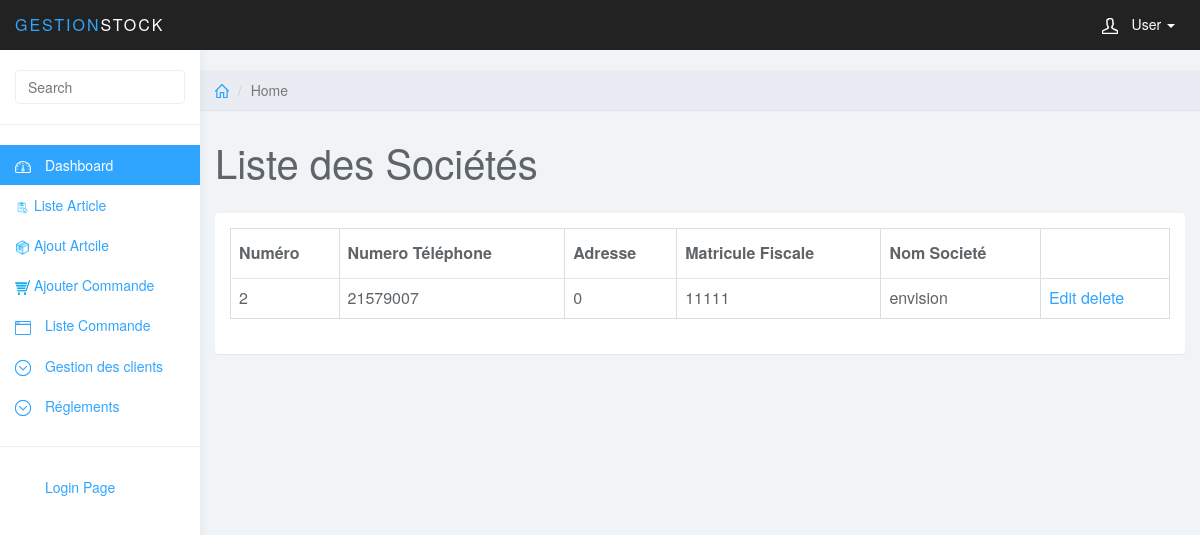
The page /index.controller.php?action=listeSociete&controller=client (signed in) on the database its author committed.
### tables this page shows
CREATE TABLE `client` (
  `id` int(11) NOT NULL,
  `num_tel` varchar(8) NOT NULL,
  `adr_client` int(50) NOT NULL,
  `type_id` char(1) NOT NULL,
  `mat_fiscale` int(10) NOT NULL,
  `mat_client` int(8) NOT NULL,
  `nom_client` varchar(20) NOT NULL,
  `prenom_client` varchar(20) NOT NULL
);

### models/client.class.php (called while the page is built, shortened)
<?php
class Client
{
	public function getAll($cnx)
	{
		$query = 'SELECT * FROM client';
		$tab=$cnx->query($query)->fetchAll(PDO::FETCH_OBJ);
		return $tab;
	}
}
?>

### views/client/clientSociete_liste.php (the view, shortened to what this page needs)
<?php include('include/header.php') ?>
	<div class="col-sm-9 col-sm-offset-3 col-lg-10 col-lg-offset-2 main">
		<div class="row">
			<ol class="breadcrumb">
				<li><a href="index.controller.php?action=dashboard&controller=admin"><svg class="glyph stroked home"><use xlink:href="#stroked-home"></use></svg></a></li>
				<li class="active">Home</li>
			</ol>
		</div>
		<div class="row">
			<div class="col-lg-12">
				<h1 class="page-header">Liste des Sociétés</h1>
			</div>
		</div>
		<div class="row">
			<div class="col-lg-12">
				<div class="panel panel-default">
					<div class="panel-body">
						<table class="table table-bordered"    data-sort-name="name" data-sort-order="desc">
						    <thead>
								 <tr>
								   <th>Numéro</th>
								   <th>Numero Téléphone</th>
								   <th>Adresse</th>
								   <th>Matricule Fiscale</th>
								   <th>Nom Societé</th>
								 </tr>
							</thead>
							<?php foreach ($res as $client) {
							if($client->type_id=="1"){  ?>
							<tr>
							<td><?php echo $client->id; ?></td>
							<td><?php echo $client->num_tel; ?></td>
							<td><?php echo $client->adr_client; ?></td>
							<td><?php echo $client->mat_fiscale; ?></td>
							<td><?php echo $client->nom_client; ?></td>
							<td>
							<a href="index.controller.php?controller=client&action=showEdit&id=<?php echo $client->id; ?>">Edit</a>
							<a href="index.controller.php?controller=client&action=suppSociete&id=<?php echo $client->id; ?>"> delete</a>
							</td>
							</tr>
								<?php }}?>
						</table>
					</div>
				</div>
			</div>
		</div>
	</div>

### css/styles.css (style rules this page uses)
body { background: #f1f4f7; padding-top: 50px; color: #5f6468; }
a, a:hover, a:focus { color: #30a5ff; }
h1, h2, h3, h4, h5, h6 { color: #5f6468; }
h1 { font-weight: 300; font-size: 40px; }
.panel { border: 0; }
.breadcrumb { border-radius: 0; padding: 10px 15px; background: #e9ecf2; box-shadow: 0 1px 1px rgba(0, 0, 0, .05); margin: 0 ; }
h1.page-header { margin-top: 30px; border-bottom: 0; }
.table { background: #fff; }
.table>thead>tr>th { border-bottom: 1px solid #e6e7e8; vertical-align: middle; height: 50px; }
.breadcrumb .glyph { height: 14px; width: 14px; margin: -2px 0 0 0; stroke-width: 4px; }

### rows shown on the page
client: id "2", num_tel "21579007", adr_client "0", mat_fiscale "11111", nom_client "envision"
